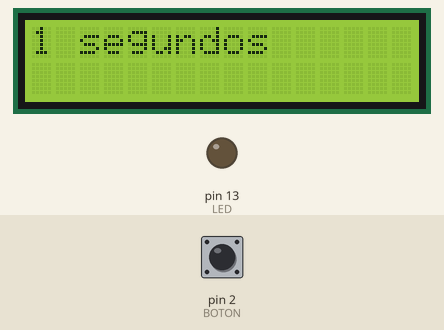
Simulated run of this sketch. Board: Arduino Uno, built with avr-gcc and run on an emulated ATmega328P. Shown: 16×2 character LCD, output pins drawn as LEDs (lit = HIGH). The test bench sets the inputs (shaded band); at power-on: pin 2 (BOTON) LOW.

Above: at 1.6 s.
1.7 s: pin 2 (BOTON) pulled HIGH for 0.15 s
At 2.9 s:
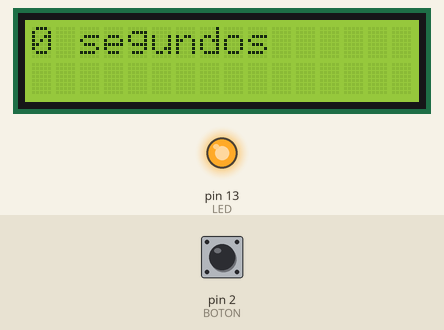
4.8 s: pin 2 (BOTON) pulled HIGH for 1 s
At 5.9 s:
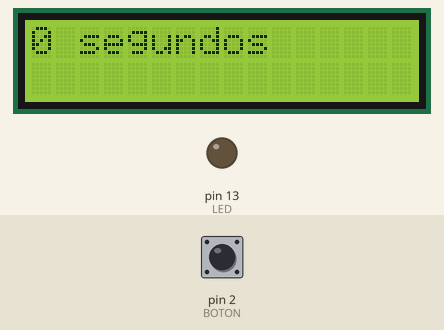
Timing chart, 0 to 7.8 s (numbered marks = the images above; inputs shaded):
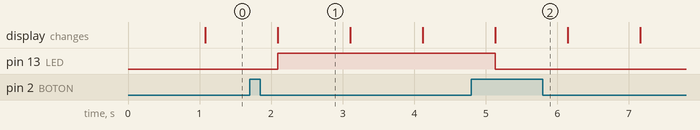

The sketch:

InterrupcionLCDContReset.ino
```cpp
#include <LiquidCrystal.h>
const int LED = 13;
const int BOTON = 2;
volatile int EdoLED = 0;
const int rs = 7, en = 8, d4 = 9, d5 = 10, d6 = 11, d7 = 12;
LiquidCrystal LCD(rs, en, d4, d5, d6, d7);
int contador = 0;

void setup()
{
    pinMode(LED, OUTPUT);
    pinMode(BOTON, INPUT);
    attachInterrupt(digitalPinToInterrupt(BOTON), ISRLED, RISING);
    LCD.begin(16, 2);
    LCD.setCursor(0, 0);
    LCD.clear();
}
void loop()
{
    digitalWrite(LED, EdoLED);
    delay(10);

    contador++;
    delay(1000);
    LCD.clear();
    // LCD.autoscroll();
    LCD.print(contador);
    LCD.print(" segundos");
}
void ISRLED()
{
    EdoLED = !EdoLED;
    contador = 0;
}
```

Measured:
- after the input at 1.7 s, pin 13 (LED): LOW → HIGH after 0.39 s
- after the input at 4.8 s, pin 13 (LED): HIGH → LOW after 0.33 s
- what the display in image 1 shows lasts 1.0 s, from 2.1 s to 3.1 s
